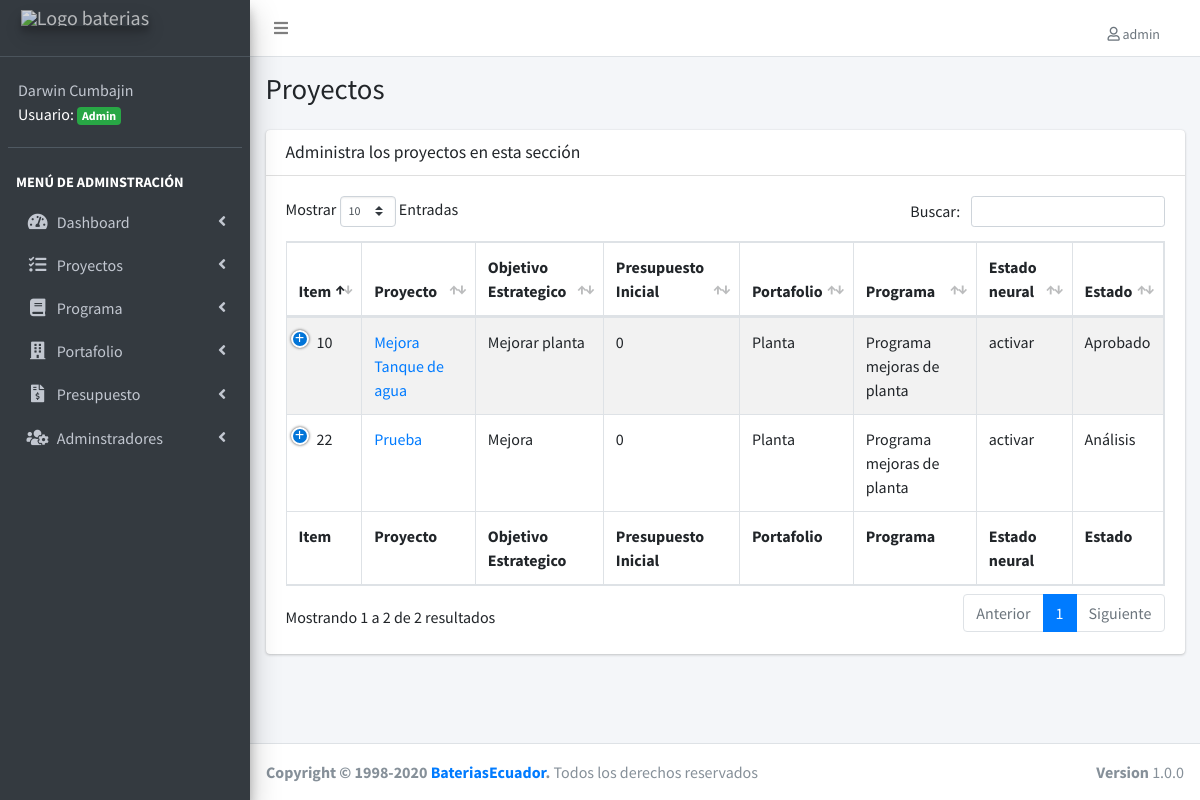
The page /lista-proyecto.php (signed in) on the database as committed earlier.
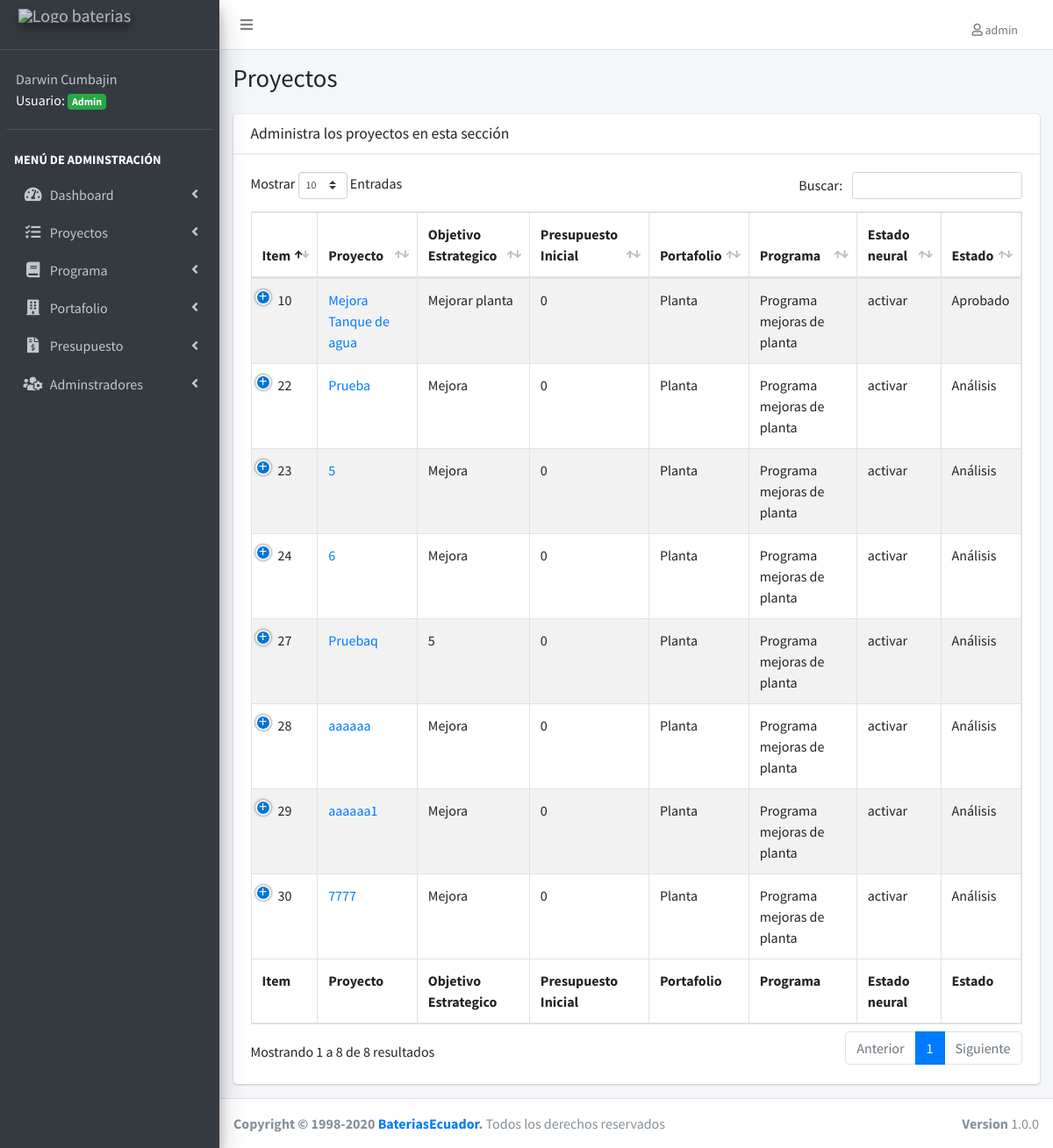
The same page on the database as committed later.
### tables this page shows
CREATE TABLE IF NOT EXISTS `proyectos` (
  `proyecto_id` int(11) NOT NULL AUTO_INCREMENT,
  `detalle` varchar(255) NOT NULL,
  `objetivo_estrategico` varchar(100) NOT NULL,
  `presupuesto_inicial` double NOT NULL,
  `estado_neural` varchar(50) NOT NULL,
  `url_video` varchar(255) DEFAULT NULL,
  `url_documento` varchar(255) DEFAULT NULL,
  `portafolio_id` int(11) NOT NULL DEFAULT '0',
  `programa_id` int(11) NOT NULL,
  `estado_id` int(11) NOT NULL,
  `editado` datetime DEFAULT NULL,
  PRIMARY KEY (`proyecto_id`),
  UNIQUE KEY `detalle` (`detalle`),
  KEY `FK_proyectos_portafolios` (`portafolio_id`),
  KEY `FK_proyectos_programas` (`programa_id`),
  KEY `FK_proyectos_estados` (`estado_id`),
  CONSTRAINT `FK_proyectos_estados` FOREIGN KEY (`estado_id`) REFERENCES `estados` (`estado_id`),
  CONSTRAINT `FK_proyectos_portafolios` FOREIGN KEY (`portafolio_id`) REFERENCES `portafolios` (`portafolio_id`),
  CONSTRAINT `FK_proyectos_programas` FOREIGN KEY (`programa_id`) REFERENCES `programas` (`programa_id`)
);

CREATE TABLE IF NOT EXISTS `portafolios` (
  `portafolio_id` int(11) NOT NULL AUTO_INCREMENT,
  `area` varchar(50) NOT NULL DEFAULT '',
  `editado` datetime DEFAULT NULL,
  PRIMARY KEY (`portafolio_id`),
  UNIQUE KEY `area` (`area`)
);

CREATE TABLE IF NOT EXISTS `programas` (
  `programa_id` int(11) NOT NULL AUTO_INCREMENT,
  `descripcion` varchar(50) NOT NULL DEFAULT '0',
  `editado` datetime DEFAULT NULL,
  PRIMARY KEY (`programa_id`),
  UNIQUE KEY `descripcion` (`descripcion`)
);

CREATE TABLE IF NOT EXISTS `estados` (
  `estado_id` int(11) NOT NULL AUTO_INCREMENT,
  `estado` varchar(50) NOT NULL DEFAULT '',
  PRIMARY KEY (`estado_id`)
);

### lista-proyecto.php (the view, shortened to what this page needs)
<?php
include_once('funciones/funciones.php');
include_once('templates/header.php');
include_once('templates/barra.php');
include_once('templates/navegacion.php');
?>
<div class="content-wrapper">
  <section class="content-header">
    <div class="container-fluid">
      <div class="row mb-2">
        <div class="col-sm-6">
          <h1>Proyectos</h1>
        </div>
      </div>
    </div>
  </section>
  <section class="content">
    <div class="container-fluid">
      <div class="row">
        <div class="col-12">
          <div class="card">
            <div class="card-header">
              <h3 class="card-title">Administra los proyectos en esta sección</h3>
            </div>
            <div class="card-body">
              <table id="registros" class="table table-bordered table-striped">
                <thead>
                  <tr>
                    <th>Item</th>
                    <th>Proyecto</th>
                    <th>Objetivo Estrategico</th>
                    <th>Presupuesto Inicial</th>
                    <th>Portafolio</th>
                    <th>Programa</th>
                    <th>Estado neural</th>
                    <th>Estado</th>
                  </tr>
                </thead>
                <tbody>
                  <?php
                  try {
                    $sql = "SELECT proyecto_id, detalle, objetivo_estrategico, presupuesto_inicial, estado_neural, estado, area, descripcion ";
                    $sql .= " FROM proyectos ";
                    $sql .= " INNER JOIN portafolios ";
                    $sql .= " ON proyectos.portafolio_id = portafolios.portafolio_id ";
                    $sql .= " INNER JOIN programas ";
                    $sql .= " ON proyectos.programa_id=programas.programa_id ";
                    $sql .= " INNER JOIN estados ";
                    $sql .= " ON proyectos.estado_id=estados.estado_id ";
                    $sql .= " ORDER BY proyecto_id DESC ";
                    $resultado = $conn->query($sql);
                  } catch (Exception $e) {
                    $error = $e->getMessage();
                    echo $error;
                  }
                  while ($proyecto = $resultado->fetch_assoc()) { ?>
                    <tr>
                      <td><?php echo $proyecto['proyecto_id']; ?></td>
                      <td><a href="detalle-proyecto.php?id=<?php echo $proyecto['proyecto_id']; ?>"><?php echo $proyecto['detalle']; ?></a></td>
                      <td><?php echo $proyecto['objetivo_estrategico']; ?></td>
                      <td><?php echo $proyecto['presupuesto_inicial']; ?></td>
                      <td><?php echo $proyecto['area']; ?></td>
                      <td><?php echo $proyecto['descripcion']; ?></td>
                      <td><?php echo $proyecto['estado_neural']; ?></td>
                      <td><?php echo $proyecto['estado']; ?></td>
                    </tr>
                  <?php } ?>
                </tbody>
                <tfoot>
                  <tr>
                    <th>Item</th>
                    <th>Proyecto</th>
                    <th>Objetivo Estrategico</th>
                    <th>Presupuesto Inicial</th>
                    <th>Portafolio</th>
                    <th>Programa</th>
                    <th>Estado neural</th>
                    <th>Estado</th>
                  </tr>
                </tfoot>
              </table>
            </div>
          </div>
        </div>
      </div>
    </div>
  </section>
</div>
<?php
include_once('templates/footer.php');
?>

### templates/header.php (shortened to what this page needs)
<!DOCTYPE html>
<html>
<head>
  <link rel="stylesheet" href="css/all.min.css">
  <link rel="stylesheet" href="https://code.ionicframework.com/ionicons/2.0.1/css/ionicons.min.css">
  <link rel="stylesheet" href="css/daterangepicker.css">
  <link rel="stylesheet" href="css/icheck-bootstrap.min.css">
  <link rel="stylesheet" href="css/tempusdominus-bootstrap-4.min.css">
  <link rel="stylesheet" href="css/select2.min.css">
  <link rel="stylesheet" href="css/select2-bootstrap4.min.css">
  <link rel="stylesheet" href="css/bootstrap-duallistbox.min.css">
  <link rel="stylesheet" href="css/adminlte.min.css">
  <link rel="stylesheet" href="css/dataTables.bootstrap4.min.css">
  <link rel="stylesheet" href="css/responsive.bootstrap4.min.css">
  <link rel="stylesheet" href="css/admin.css">
  <link rel="stylesheet" href="css/fontawesome-iconpicker.min.css">
</head>

### templates/barra.php (shortened to what this page needs)
<body class="hold-transition sidebar-mini">
  <div class="wrapper">
    <nav class="main-header navbar navbar-expand navbar-white navbar-light">
      <ul class="navbar-nav">
        <li class="nav-item">
          <a class="nav-link" data-widget="pushmenu" href="#" role="button"><i class="fas fa-bars"></i></a>
        </li>
      </ul>
      <ul class="navbar-nav ml-auto">
        <li class="nav-item dropdown">
          <a class="nav-link" data-toggle="dropdown" href="#">
            <span class="dropdown-item dropdown-header"> <i class="far fa-user"></i> <?php echo $_SESSION['usuario'];?></span>
          </a>
        </li>
      </ul>
    </nav>

### templates/navegacion.php (shortened to what this page needs)
<aside class="main-sidebar sidebar-dark-primary elevation-4">
  <a href="login.php?cerrar_sesion=true" class="brand-link">
    <img src="img/logo-baterias.png" alt="Logo baterias" class="brand-image elevation-3" style="opacity: .8" >
    <br>
  </a>
  <div class="sidebar">
    <div class="user-panel mt-3 pb-3 mb-3 d-flex">
      <div class="info" style="color: white;">
        <a href="#" class="d-block"><?php echo $_SESSION['nombre']; ?></a>
        <?php
        if ($_SESSION['nivel'] == 1) {
          echo 'Usuario: <span class="badge badge-success">Admin</span>';
        } else {
          echo 'Usuario: <span class="badge badge-primary">User</span>';
        }
        ?>
      </div>
    </div>
    <nav class="mt-2">
      <ul class="nav nav-pills nav-sidebar flex-column" data-widget="treeview" role="menu" data-accordion="false">
        <li class="nav-header">Menú de adminstración</li>
        <li class="nav-item has-treeview">
          <a href="#" class="nav-link">
            <i class="nav-icon fas fa-tachometer-alt"></i>
            <p>
              Dashboard
              <i class="right fas fa-angle-left"></i>
            </p>
          </a>
        </li>
        <li class="nav-item has-treeview">
          <a href="#" class="nav-link">
            <i class="nav-icon fas fa-tasks"></i>
            <p>
              Proyectos
              <i class="fas fa-angle-left right"></i>
            </p>
          </a>
        </li>
        <li class="nav-item has-treeview">
          <a href="#" class="nav-link">
            <i class="nav-icon fas fa-book"></i>
            <p>
              Programa
              <i class="fas fa-angle-left right"></i>
            </p>
          </a>
        </li>
        <li class="nav-item has-treeview">
          <a href="#" class="nav-link">
            <i class=" nav-icon fas fa-building"></i>
            <p>
              Portafolio
              <i class="fas fa-angle-left right"></i>
            </p>
          </a>
        </li>
        <li class="nav-item has-treeview">
          <a href="#" class="nav-link">
            <i class=" nav-icon fas fa-file-invoice-dollar"></i>
            <p>
              Presupuesto
              <i class="fas fa-angle-left right"></i>
            </p>
          </a>
        </li>
        <?php if ($_SESSION['nivel'] == 1) : ?>
          <li class="nav-item has-treeview">
            <a href="#" class="nav-link">
              <i class="nav-icon fas fa-users-cog"></i>
              <p>
                Adminstradores
                <i class="fas fa-angle-left right"></i>
              </p>
            </a>
          </li>
        <?php endif; ?>
      </ul>
    </nav>
  </div>
</aside>

### templates/footer.php (shortened to what this page needs)
<footer class="main-footer">
    <div class="float-right d-none d-sm-block">
        <b>Version</b> 1.0.0
    </div>
    <strong>Copyright &copy; 1998-2020 <a href="">Baterias<span>Ecuador</span></a>.</strong> Todos los derechos reservados
</footer>
</div>
</body>
</html>

### css/admin.css (style rules this page uses)
.nav-sidebar>.nav-header, .sidebar-form { text-transform: uppercase; color: white; font-weight: bold; }

Rows that differ between the two databases and show on the page:
added proyectos: proyecto_id "30", detalle "7777", objetivo_estrategico "Mejora", presupuesto_inicial "0", portafolio.area "Planta", programa.descripcion "Programa mejoras de planta", estado_neural "activar", estado.estado "Análisis"
added proyectos: proyecto_id "29", detalle "aaaaaa1", objetivo_estrategico "Mejora", presupuesto_inicial "0", portafolio.area "Planta", programa.descripcion "Programa mejoras de planta", estado_neural "activar", estado.estado "Análisis"
added proyectos: proyecto_id "28", detalle "aaaaaa", objetivo_estrategico "Mejora", presupuesto_inicial "0", portafolio.area "Planta", programa.descripcion "Programa mejoras de planta", estado_neural "activar", estado.estado "Análisis"
added proyectos: proyecto_id "27", detalle "Pruebaq", objetivo_estrategico "5", presupuesto_inicial "0", portafolio.area "Planta", programa.descripcion "Programa mejoras de planta", estado_neural "activar", estado.estado "Análisis"
added proyectos: proyecto_id "24", detalle "6", objetivo_estrategico "Mejora", presupuesto_inicial "0", portafolio.area "Planta", programa.descripcion "Programa mejoras de planta", estado_neural "activar", estado.estado "Análisis"
added proyectos: proyecto_id "23", detalle "5", objetivo_estrategico "Mejora", presupuesto_inicial "0", portafolio.area "Planta", programa.descripcion "Programa mejoras de planta", estado_neural "activar", estado.estado "Análisis"
Other text that changed with them:
text written by a page script: "Mostrar Entradas Buscar: Mostrando 1 a 2 de 2 resultados Anterior 1 Siguiente" → "Mostrar Entradas Buscar: Mostrando 1 a 8 de 8 resultados Anterior 1 Siguiente"
